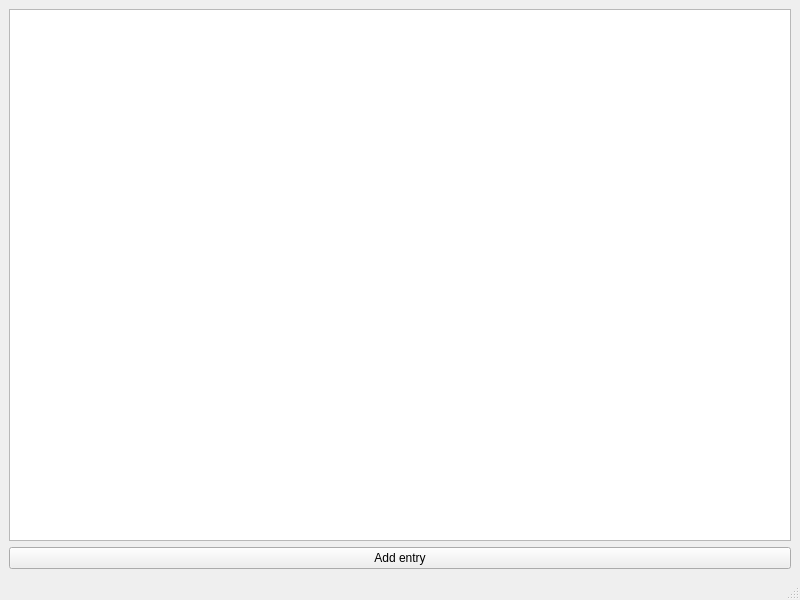
<?xml version="1.0" encoding="UTF-8"?>
<ui version="4.0">
 <class>MainWindow</class>
 <widget class="QMainWindow" name="MainWindow">
  <property name="geometry">
   <rect>
    <x>0</x>
    <y>0</y>
    <width>800</width>
    <height>600</height>
   </rect>
  </property>
  <property name="windowTitle">
   <string>MainWindow</string>
  </property>
  <widget class="QWidget" name="centralwidget">
   <layout class="QGridLayout" name="gridLayout">
    <item row="0" column="0">
     <widget class="QTableView" name="tableView">
      <property name="sortingEnabled">
       <bool>true</bool>
      </property>
     </widget>
    </item>
    <item row="1" column="0">
     <widget class="QPushButton" name="pushButton">
      <property name="text">
       <string>Add entry</string>
      </property>
     </widget>
    </item>
   </layout>
  </widget>
  <widget class="QMenuBar" name="menubar">
   <property name="geometry">
    <rect>
     <x>0</x>
     <y>0</y>
     <width>800</width>
     <height>26</height>
    </rect>
   </property>
  </widget>
  <widget class="QStatusBar" name="statusbar"/>
 </widget>
 <resources/>
 <connections/>
</ui>
